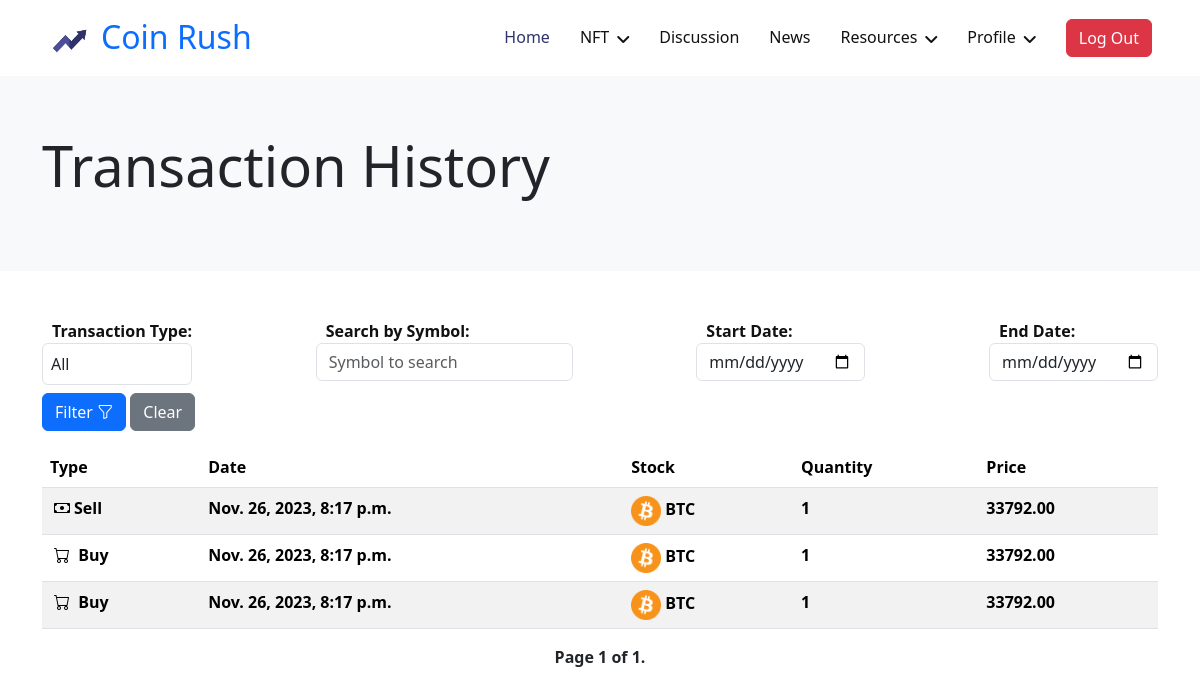
Before: /transaction-history/ (signed in) with the older database file.
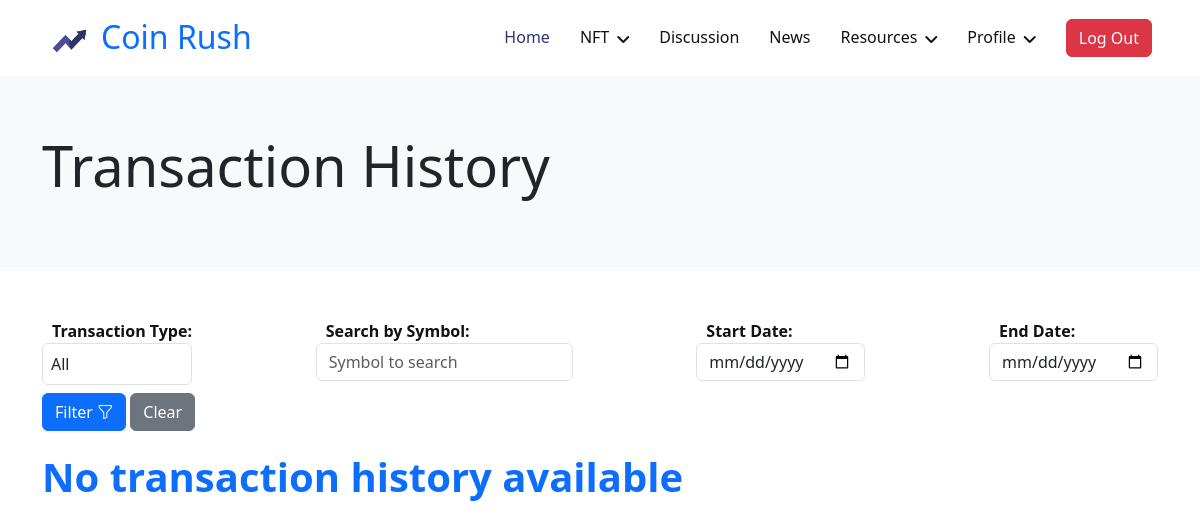
After: the same page with the newer database file.
### coinRush/models.py (models this page shows, shortened)
class Transaction(models.Model):
    TYPE = [("BUY", "Buy"), ("SELL", "Sell")]
    user = models.ForeignKey(User, on_delete=models.CASCADE)
    stock = models.ForeignKey(Stock, on_delete=models.CASCADE)
    transaction_type = models.CharField(max_length=10, choices=TYPE, default="BUY")
    quantity = models.PositiveIntegerField(default=0)
    price = models.DecimalField(max_digits=10, decimal_places=2)
    timestamp = models.DateTimeField(auto_now_add=True)

class Stock(models.Model):
    symbol = models.CharField(max_length=10, unique=True)
    company_name = models.CharField(max_length=255)
    current_price = models.DecimalField(max_digits=10, decimal_places=2)
    market_cap = models.DecimalField(max_digits=10, decimal_places=2)
    last_updated = models.DateTimeField(auto_now=True)
    image = models.ImageField(upload_to="stock_pics/", blank=True, null=True)
    def __str__(self):
        return self.symbol

### coinRush/views.py (the view)
# urls.py: path("transaction-history/", views.transaction_history, name="transaction-history"),
@login_required(login_url="/login/")
def transaction_history(request):
    user = request.user
    transactions = Transaction.objects.filter(user=user).order_by("-timestamp")
    if request.method == "GET":
        form = TransactionFilterForm(request.GET)
        if form.is_valid():
            transaction_type = form.cleaned_data.get("transaction_type")
            stock_symbol = form.cleaned_data.get("stock_symbol")
            start_date = form.cleaned_data.get("start_date")
            end_date = form.cleaned_data.get("end_date")
            if start_date and end_date and start_date > end_date:
                form.add_error(
                    "start_date", "Start date cannot be greater than end date."
                )
            else:
                if transaction_type:
                    transaction_type = transaction_type.capitalize()
                    transactions = transactions.filter(
                        transaction_type=transaction_type
                    )
                if stock_symbol:
                    transactions = transactions.filter(
                        stock__symbol__icontains=stock_symbol
                    )
                if start_date:
                    transactions = transactions.filter(timestamp__gte=start_date)
                if end_date:
                    transactions = transactions.filter(timestamp__lte=end_date)
    items_per_page = 10
    paginator = Paginator(transactions, items_per_page)
    page = request.GET.get("page")
    try:
        transactions = paginator.page(page)
    except PageNotAnInteger:
        transactions = paginator.page(1)
    except EmptyPage:
        transactions = paginator.page(paginator.num_pages)
    form = TransactionFilterForm(request.GET)
    return render(
        request,
        "transaction/transaction_history.html",
        {"transactions": transactions, "form": form},
    )

### coinRush/forms.py (shortened to what this page needs)
class TransactionFilterForm(forms.Form):
    TYPE = [("BUY", "Buy"), ("SELL", "Sell")]
    transaction_type = forms.ChoiceField(
        label="Transaction Type", choices=[("", "All")] + TYPE, required=False
    )
    stock_symbol = forms.CharField(
        label="Search by Symbol",
        max_length=10,
        required=False,
        widget=forms.TextInput(),
    )
    start_date = forms.DateField(
        label="Start Date",
        required=False,
        widget=forms.TextInput(attrs={"type": "date"}),
    )
    end_date = forms.DateField(
        label="End Date", required=False, widget=forms.TextInput(attrs={"type": "date"})
    )

### coinRush/forms.py (called while the page is built)
    def clean(self):
        cleaned_data = super().clean()
        start_date = cleaned_data.get("start_date")
        end_date = cleaned_data.get("end_date")
        if start_date and end_date and start_date > end_date:
            raise forms.ValidationError("Start date cannot be greater than end date.")

### coinRush/templates/transaction/transaction_history.html (shortened to what this page needs)
{% extends "Base/base.html" %} {% block title %}Transaction{% endblock %}
{% load static %}
{% block banner %}
    <div class="container-fluid hero-header bg-light py-2 mb-5">
        <div class="container py-5">
            <div class="row g-5 align-items-center">
                <div class="col-lg-9">
                    <h1 class="display-4 mb-3 animated slideInDown">Transaction History</h1>
                </div>
                <div class="col-lg-3 animated fadeIn">
                </div>
            </div>
        </div>
    </div>
{% endblock %}
{% block content %}
    <div class="container">
        <form method="get" class="mb-3">
        <div class="mb-2 d-flex justify-content-between flex-wrap my-2">
            {% for field in form %}
            <div class="form-group">
                {{ field.label_tag }}
                {{ field }}
                </div>
            {% endfor %}
        </div>
            <button type="submit" class="btn btn-primary ">Filter <i class="bi bi-funnel"></i></button>
   <a href="{% url 'transaction-history' %}" class="btn btn-secondary">Clear</a>
        </form>
        {% if transactions %}
            <div class="table-responsive">
                <table class="table table-striped">
                    <thead>
                    <tr>
                        <th>Type</th>
                        <th>Date</th>
                        <th>Stock</th>
                        <th>Quantity</th>
                        <th>Price</th>
                    </tr>
                    </thead>
                    <tbody>
                    {% for transaction in transactions %}
                        <tr>
                            <th>{% if transaction.transaction_type == 'Buy' %}<i class="bi bi-cart mx-1"></i> {% else %}
                                <i class="bi bi-cash mx-1"></i>{% endif %}{{ transaction.transaction_type }}</th>
                            <th>{{ transaction.timestamp }}</th>
                            <th><img src="{{ transaction.stock.image.url }}" alt="{{ transaction.stock.symbol }}"
                                     width="30"
                                     height="30"> {{ transaction.stock }}</th>
                            <th>{{ transaction.quantity }}</th>
                            <th>{{ transaction.price }}</th>
                        </tr>
                    {% endfor %}
                    </tbody>
                </table>
            </div>
            <div class="pagination justify-content-center mb-5">
                <span class="step-links ">
                    <span class="current fw-bold">
                        Page {{ transactions.number }} of {{ transactions.paginator.num_pages }}.
                    </span>
                </span>
            </div>
        {% else %}
            <p class="fw-bold text-primary mb-5" style="font-size: 40px">No transaction history available</p>
        {% endif %}
    </div>
{% endblock %}

Changed rows visible on the page:
removed Transaction: stock.image (picture)
removed Transaction: stock.image (picture)
removed Transaction: stock.image (picture)
Other visible differences:
{{ transactions.number }}: "1" → (not shown)
{{ transactions.paginator.num_pages }}: "1" → (not shown)
text no longer shown: "Type Date Stock Quantity Price Page of ."
text now shown: "No transaction history available"
